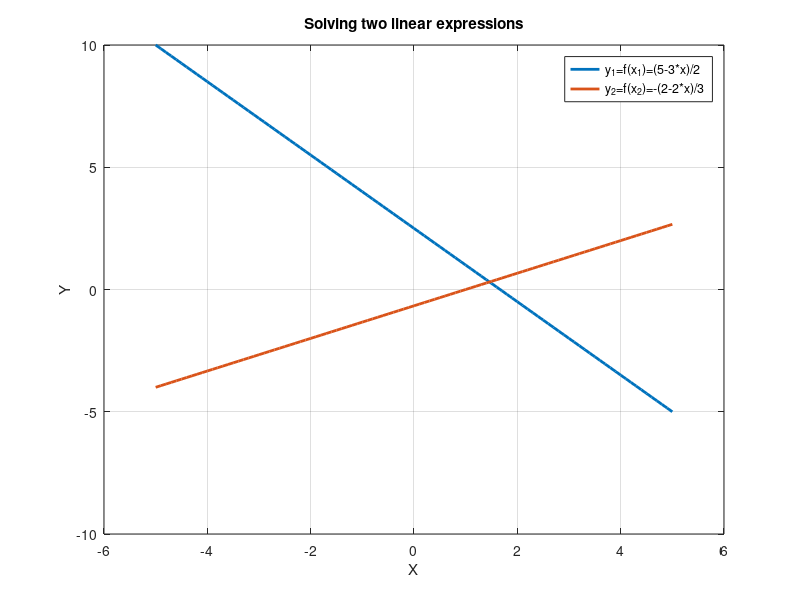

Source code (MATLAB):
clear
close all;
clc;

x=-5:.1:5;
y1=(5-3*x)/2;
y2=-(2-2*x)/3;

plot(x,y1,'LineWidth',2);hold on;
plot(x,y2,'LineWidth',2);hold off;
xlabel('X');ylabel('Y');
legend('y_1=f(x_1)=(5-3*x)/2','y_2=f(x_2)=-(2-2*x)/3');
title('Solving two linear expressions');grid on;
